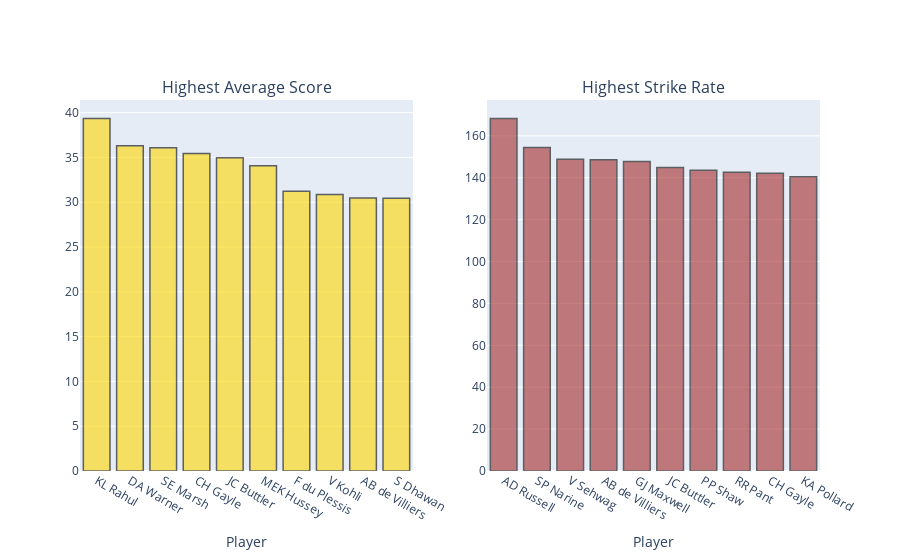

Notebook source saved alongside this figure:
### Code cell
'''Creates a horizontal bar chart that shows the top 10 batsmen in terms of 
average score and strike rate who have played more than 50 matches'''

trace1 = go.Bar(x=average_score['batter'],y=average_score['average_score'],
                name='Average Score',marker=dict(color='gold', line=dict(color='#000000', width=1.5)),opacity=0.6,showlegend=False)

trace2 = go.Bar(x=strike_rate['batter'],y=strike_rate['strike_rate'],
                name='Strike Rate',marker=dict(color='brown', line=dict(color='#000000', width=1.5)),opacity=0.6,showlegend=False)

fig = tools.make_subplots(rows=1, cols=2, subplot_titles=('Highest Average Score','Highest Strike Rate'))

fig.append_trace(trace1, 1, 1)
fig.append_trace(trace2, 1, 2)

fig['layout']['xaxis1'].update(title='Player')
fig['layout']['xaxis2'].update(title='Player')

iplot(fig)

### Figure 1 — Plotly figure (JSON) as saved in the notebook; plotly's stock layout.template omitted (floating-point values rounded to 4 significant figures)
{"data": [{"marker": {"color": "gold", "line": {"color": "#000000", "width": 1.5}}, "name": "Average Score", "opacity": 0.6, "showlegend": false, "type": "bar", "x": ["KL Rahul", "DA Warner", "SE Marsh", "CH Gayle", "JC Buttler", "MEK Hussey", "F du Plessis", "V Kohli", "AB de Villiers", "S Dhawan"], "xaxis": "x", "y": [39.34, 36.31, 36.07, 35.44, 34.96, 34.09, 31.22, 30.86, 30.48, 30.46], "yaxis": "y"}, {"marker": {"color": "brown", "line": {"color": "#000000", "width": 1.5}}, "name": "Strike Rate", "opacity": 0.6, "showlegend": false, "type": "bar", "x": ["AD Russell", "SP Narine", "V Sehwag", "AB de Villiers", "GJ Maxwell", "JC Buttler", "PP Shaw", "RR Pant", "CH Gayle", "KA Pollard"], "xaxis": "x2", "y": [168.2, 154.4, 148.8, 148.6, 147.7, 144.9, 143.6, 142.6, 142.1, 140.5], "yaxis": "y2"}], "layout": {"annotations": [{"font": {"size": 16}, "showarrow": false, "text": "Highest Average Score", "x": 0.225, "xanchor": "center", "xref": "paper", "y": 1, "yanchor": "bottom", "yref": "paper"}, {"font": {"size": 16}, "showarrow": false, "text": "Highest Strike Rate", "x": 0.775, "xanchor": "center", "xref": "paper", "y": 1, "yanchor": "bottom", "yref": "paper"}], "xaxis": {"anchor": "y", "domain": [0, 0.45], "title": {"text": "Player"}}, "xaxis2": {"anchor": "y2", "domain": [0.55, 1], "title": {"text": "Player"}}, "yaxis": {"anchor": "x", "domain": [0, 1]}, "yaxis2": {"anchor": "x2", "domain": [0, 1]}}}
